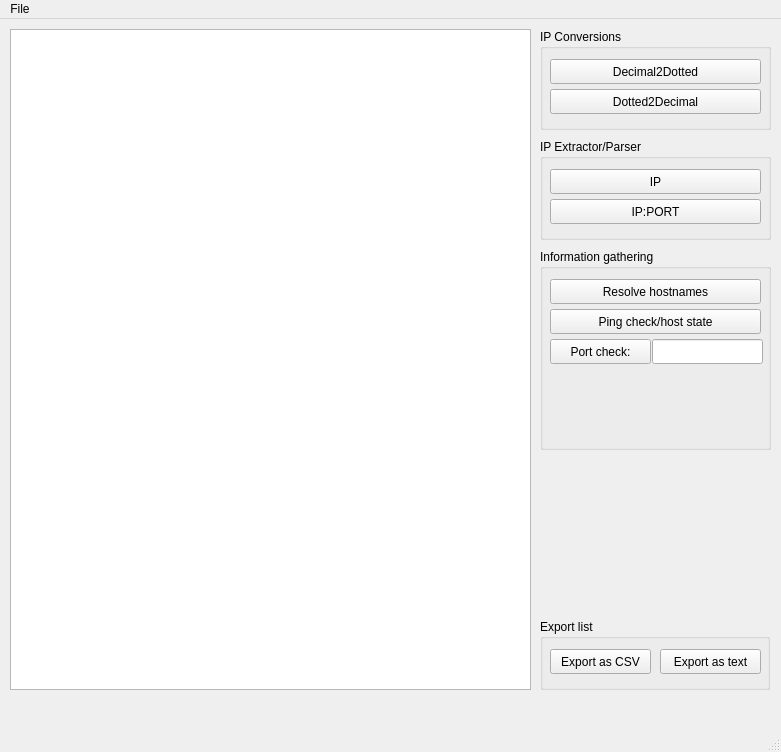
<?xml version="1.0" encoding="UTF-8"?>
<ui version="4.0">
 <class>MainWindow</class>
 <widget class="QMainWindow" name="MainWindow">
  <property name="enabled">
   <bool>true</bool>
  </property>
  <property name="geometry">
   <rect>
    <x>0</x>
    <y>0</y>
    <width>781</width>
    <height>752</height>
   </rect>
  </property>
  <property name="windowTitle">
   <string>IPv4 Tool</string>
  </property>
  <widget class="QWidget" name="centralWidget">
   <widget class="QTextEdit" name="textEdit">
    <property name="geometry">
     <rect>
      <x>10</x>
      <y>10</y>
      <width>521</width>
      <height>661</height>
     </rect>
    </property>
    <property name="lineWrapMode">
     <enum>QTextEdit::NoWrap</enum>
    </property>
    <property name="lineWrapColumnOrWidth">
     <number>0</number>
    </property>
    <property name="html">
     <string>&lt;!DOCTYPE HTML PUBLIC &quot;-//W3C//DTD HTML 4.0//EN&quot; &quot;http://www.w3.org/TR/REC-html40/strict.dtd&quot;&gt;
&lt;html&gt;&lt;head&gt;&lt;meta name=&quot;qrichtext&quot; content=&quot;1&quot; /&gt;&lt;style type=&quot;text/css&quot;&gt;
p, li { white-space: pre-wrap; }
&lt;/style&gt;&lt;/head&gt;&lt;body style=&quot; font-family:'Ubuntu'; font-size:11pt; font-weight:400; font-style:normal;&quot;&gt;
&lt;p style=&quot;-qt-paragraph-type:empty; margin-top:0px; margin-bottom:0px; margin-left:0px; margin-right:0px; -qt-block-indent:0; text-indent:0px;&quot;&gt;&lt;br /&gt;&lt;/p&gt;&lt;/body&gt;&lt;/html&gt;</string>
    </property>
   </widget>
   <widget class="QGroupBox" name="groupBox_IP_Conversions">
    <property name="geometry">
     <rect>
      <x>540</x>
      <y>10</y>
      <width>231</width>
      <height>101</height>
     </rect>
    </property>
    <property name="title">
     <string>IP Conversions</string>
    </property>
    <widget class="QPushButton" name="pushButton_Decimal2Dotted">
     <property name="geometry">
      <rect>
       <x>10</x>
       <y>30</y>
       <width>211</width>
       <height>25</height>
      </rect>
     </property>
     <property name="text">
      <string>Decimal2Dotted</string>
     </property>
    </widget>
    <widget class="QPushButton" name="pushButton_Dotted2Decimal">
     <property name="geometry">
      <rect>
       <x>10</x>
       <y>60</y>
       <width>211</width>
       <height>25</height>
      </rect>
     </property>
     <property name="text">
      <string>Dotted2Decimal</string>
     </property>
    </widget>
   </widget>
   <widget class="QGroupBox" name="groupBox_IP_Extractor">
    <property name="geometry">
     <rect>
      <x>540</x>
      <y>120</y>
      <width>231</width>
      <height>101</height>
     </rect>
    </property>
    <property name="title">
     <string>IP Extractor/Parser</string>
    </property>
    <widget class="QPushButton" name="pushButton_IP_Extractor">
     <property name="geometry">
      <rect>
       <x>10</x>
       <y>30</y>
       <width>211</width>
       <height>25</height>
      </rect>
     </property>
     <property name="text">
      <string>IP</string>
     </property>
    </widget>
    <widget class="QPushButton" name="pushButton_IP_PORT_Extractor">
     <property name="geometry">
      <rect>
       <x>10</x>
       <y>60</y>
       <width>211</width>
       <height>25</height>
      </rect>
     </property>
     <property name="text">
      <string>IP:PORT</string>
     </property>
    </widget>
   </widget>
   <widget class="QGroupBox" name="groupBox_informationGathering">
    <property name="geometry">
     <rect>
      <x>540</x>
      <y>230</y>
      <width>231</width>
      <height>201</height>
     </rect>
    </property>
    <property name="title">
     <string>Information gathering</string>
    </property>
    <widget class="QPushButton" name="pushButton_ResolveHostnames">
     <property name="geometry">
      <rect>
       <x>10</x>
       <y>30</y>
       <width>211</width>
       <height>25</height>
      </rect>
     </property>
     <property name="text">
      <string>Resolve hostnames</string>
     </property>
    </widget>
    <widget class="QPushButton" name="pushButton_PingCheck">
     <property name="geometry">
      <rect>
       <x>10</x>
       <y>60</y>
       <width>211</width>
       <height>25</height>
      </rect>
     </property>
     <property name="text">
      <string>Ping check/host state</string>
     </property>
    </widget>
    <widget class="QPushButton" name="pushButton_CheckPortState">
     <property name="geometry">
      <rect>
       <x>10</x>
       <y>90</y>
       <width>101</width>
       <height>25</height>
      </rect>
     </property>
     <property name="text">
      <string>Port check:</string>
     </property>
    </widget>
    <widget class="QLineEdit" name="lineEdit_PortToBeChecked">
     <property name="geometry">
      <rect>
       <x>112</x>
       <y>90</y>
       <width>111</width>
       <height>25</height>
      </rect>
     </property>
    </widget>
   </widget>
   <widget class="QGroupBox" name="groupBox">
    <property name="geometry">
     <rect>
      <x>540</x>
      <y>600</y>
      <width>230</width>
      <height>71</height>
     </rect>
    </property>
    <property name="title">
     <string>Export list</string>
    </property>
    <widget class="QPushButton" name="pushButton_ExportCSV">
     <property name="geometry">
      <rect>
       <x>10</x>
       <y>30</y>
       <width>101</width>
       <height>25</height>
      </rect>
     </property>
     <property name="text">
      <string>Export as CSV</string>
     </property>
    </widget>
    <widget class="QPushButton" name="pushButton_ExportText">
     <property name="geometry">
      <rect>
       <x>120</x>
       <y>30</y>
       <width>101</width>
       <height>25</height>
      </rect>
     </property>
     <property name="text">
      <string>Export as text</string>
     </property>
    </widget>
   </widget>
  </widget>
  <widget class="QMenuBar" name="menuBar">
   <property name="geometry">
    <rect>
     <x>0</x>
     <y>0</y>
     <width>781</width>
     <height>22</height>
    </rect>
   </property>
   <widget class="QMenu" name="menuFile">
    <property name="title">
     <string>File</string>
    </property>
    <addaction name="actionExit"/>
   </widget>
   <addaction name="menuFile"/>
  </widget>
  <widget class="QStatusBar" name="statusBar"/>
  <action name="actionExit">
   <property name="text">
    <string>Exit</string>
   </property>
  </action>
 </widget>
 <layoutdefault spacing="6" margin="11"/>
 <resources/>
 <connections/>
</ui>
